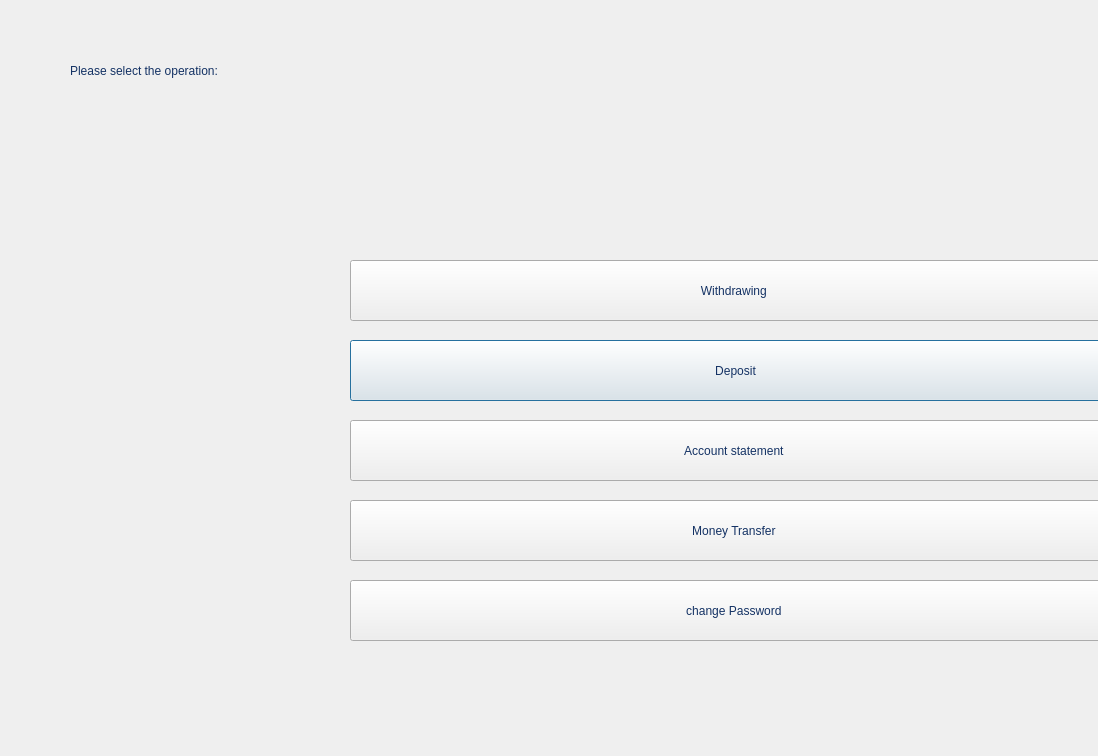
<?xml version="1.0" encoding="UTF-8"?>
<ui version="4.0">
 <class>Dialog</class>
 <widget class="QDialog" name="Dialog">
  <property name="geometry">
   <rect>
    <x>0</x>
    <y>0</y>
    <width>1098</width>
    <height>756</height>
   </rect>
  </property>
  <property name="windowTitle">
   <string>Dialog</string>
  </property>
  <property name="styleSheet">
   <string notr="true">border-image: url(:/new/prefix1/ATM/New folder/New folder/istockphoto-492599192-612x612.jpg);</string>
  </property>
  <widget class="QLabel" name="label">
   <property name="geometry">
    <rect>
     <x>70</x>
     <y>20</y>
     <width>711</width>
     <height>101</height>
    </rect>
   </property>
   <property name="styleSheet">
    <string notr="true">border-image: url(:/1/ATM/ATM_data.xlsx);
font: 700 24pt &quot;Segoe UI&quot;;
color: rgb(20, 50, 100);</string>
   </property>
   <property name="text">
    <string>Please select the operation:</string>
   </property>
  </widget>
  <widget class="QPushButton" name="Deposit">
   <property name="geometry">
    <rect>
     <x>350</x>
     <y>340</y>
     <width>771</width>
     <height>61</height>
    </rect>
   </property>
   <property name="styleSheet">
    <string notr="true">border-image: url(:/1/ATM/ATM_data.xlsx);
font: 700 24pt &quot;Segoe UI&quot;;
color: rgb(20, 50, 100);</string>
   </property>
   <property name="text">
    <string>Deposit</string>
   </property>
  </widget>
  <widget class="QPushButton" name="money_out">
   <property name="geometry">
    <rect>
     <x>350</x>
     <y>260</y>
     <width>771</width>
     <height>61</height>
    </rect>
   </property>
   <property name="styleSheet">
    <string notr="true">border-image: url(:/1/ATM/ATM_data.xlsx);
font: 700 24pt &quot;Segoe UI&quot;;
color: rgb(20, 50, 100);</string>
   </property>
   <property name="text">
    <string>Withdrawing </string>
   </property>
  </widget>
  <widget class="QPushButton" name="pushButton_4">
   <property name="geometry">
    <rect>
     <x>350</x>
     <y>500</y>
     <width>771</width>
     <height>61</height>
    </rect>
   </property>
   <property name="styleSheet">
    <string notr="true">border-image: url(:/1/ATM/ATM_data.xlsx);
font: 700 24pt &quot;Segoe UI&quot;;
color: rgb(20, 50, 100);</string>
   </property>
   <property name="text">
    <string>Money Transfer </string>
   </property>
  </widget>
  <widget class="QPushButton" name="pushButton_3">
   <property name="geometry">
    <rect>
     <x>350</x>
     <y>420</y>
     <width>771</width>
     <height>61</height>
    </rect>
   </property>
   <property name="styleSheet">
    <string notr="true">border-image: url(:/1/ATM/ATM_data.xlsx);
font: 700 24pt &quot;Segoe UI&quot;;
color: rgb(20, 50, 100);</string>
   </property>
   <property name="text">
    <string>Account statement </string>
   </property>
  </widget>
  <widget class="QPushButton" name="pushButton_5">
   <property name="geometry">
    <rect>
     <x>350</x>
     <y>580</y>
     <width>771</width>
     <height>61</height>
    </rect>
   </property>
   <property name="styleSheet">
    <string notr="true">border-image: url(:/1/ATM/ATM_data.xlsx);
font: 700 24pt &quot;Segoe UI&quot;;
color: rgb(20, 50, 100);</string>
   </property>
   <property name="text">
    <string>change Password </string>
   </property>
  </widget>
 </widget>
 <resources/>
 <connections/>
</ui>
